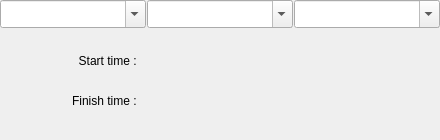
<?xml version="1.0" encoding="UTF-8"?>
<ui version="4.0">
 <class>PeriodEditor</class>
 <widget class="QSplitter" name="PeriodEditor">
  <property name="geometry">
   <rect>
    <x>0</x>
    <y>0</y>
    <width>440</width>
    <height>140</height>
   </rect>
  </property>
  <property name="windowTitle">
   <string>Period</string>
  </property>
  <property name="orientation">
   <enum>Qt::Vertical</enum>
  </property>
  <property name="handleWidth">
   <number>1</number>
  </property>
  <widget class="QSplitter" name="Splitter">
   <property name="orientation">
    <enum>Qt::Horizontal</enum>
   </property>
   <property name="handleWidth">
    <number>1</number>
   </property>
   <widget class="QComboBox" name="TimeType">
    <property name="minimumSize">
     <size>
      <width>0</width>
      <height>28</height>
     </size>
    </property>
    <property name="maximumSize">
     <size>
      <width>16777215</width>
      <height>28</height>
     </size>
    </property>
    <property name="toolTip">
     <string>Calendar type</string>
    </property>
    <property name="statusTip">
     <string>Calendar type</string>
    </property>
    <property name="whatsThis">
     <string>Calendar type</string>
    </property>
    <property name="editable">
     <bool>true</bool>
    </property>
   </widget>
   <widget class="QComboBox" name="PeriodType">
    <property name="minimumSize">
     <size>
      <width>0</width>
      <height>28</height>
     </size>
    </property>
    <property name="maximumSize">
     <size>
      <width>16777215</width>
      <height>28</height>
     </size>
    </property>
    <property name="toolTip">
     <string>Time period type</string>
    </property>
    <property name="statusTip">
     <string>Time period type</string>
    </property>
    <property name="whatsThis">
     <string>Time period type</string>
    </property>
    <property name="editable">
     <bool>true</bool>
    </property>
   </widget>
   <widget class="QComboBox" name="TimeZone">
    <property name="minimumSize">
     <size>
      <width>0</width>
      <height>28</height>
     </size>
    </property>
    <property name="maximumSize">
     <size>
      <width>16777215</width>
      <height>28</height>
     </size>
    </property>
    <property name="toolTip">
     <string>Time zone</string>
    </property>
    <property name="statusTip">
     <string>Time zone</string>
    </property>
    <property name="whatsThis">
     <string>Time zone</string>
    </property>
    <property name="editable">
     <bool>true</bool>
    </property>
   </widget>
  </widget>
  <widget class="QStackedWidget" name="Stacked">
   <widget class="QWidget" name="Period">
    <widget class="QLabel" name="labelStart">
     <property name="geometry">
      <rect>
       <x>0</x>
       <y>20</y>
       <width>140</width>
       <height>24</height>
      </rect>
     </property>
     <property name="text">
      <string>Start time : </string>
     </property>
     <property name="alignment">
      <set>Qt::AlignRight|Qt::AlignTrailing|Qt::AlignVCenter</set>
     </property>
    </widget>
    <widget class="QLabel" name="labelFinish">
     <property name="geometry">
      <rect>
       <x>0</x>
       <y>60</y>
       <width>140</width>
       <height>24</height>
      </rect>
     </property>
     <property name="text">
      <string>Finish time : </string>
     </property>
     <property name="alignment">
      <set>Qt::AlignRight|Qt::AlignTrailing|Qt::AlignVCenter</set>
     </property>
    </widget>
   </widget>
   <widget class="QWidget" name="Start">
    <widget class="QLabel" name="labelStartTime">
     <property name="geometry">
      <rect>
       <x>0</x>
       <y>40</y>
       <width>140</width>
       <height>24</height>
      </rect>
     </property>
     <property name="text">
      <string>Start time : </string>
     </property>
     <property name="alignment">
      <set>Qt::AlignRight|Qt::AlignTrailing|Qt::AlignVCenter</set>
     </property>
    </widget>
   </widget>
   <widget class="QWidget" name="Finish">
    <widget class="QLabel" name="labelFinishTime">
     <property name="geometry">
      <rect>
       <x>0</x>
       <y>40</y>
       <width>140</width>
       <height>24</height>
      </rect>
     </property>
     <property name="text">
      <string>Finish time : </string>
     </property>
     <property name="alignment">
      <set>Qt::AlignRight|Qt::AlignTrailing|Qt::AlignVCenter</set>
     </property>
    </widget>
   </widget>
   <widget class="QWidget" name="Spot">
    <widget class="QLabel" name="labelSpot">
     <property name="geometry">
      <rect>
       <x>0</x>
       <y>40</y>
       <width>140</width>
       <height>24</height>
      </rect>
     </property>
     <property name="text">
      <string>Time spot : </string>
     </property>
     <property name="alignment">
      <set>Qt::AlignRight|Qt::AlignTrailing|Qt::AlignVCenter</set>
     </property>
    </widget>
   </widget>
  </widget>
 </widget>
 <resources/>
 <connections>
  <connection>
   <sender>PeriodType</sender>
   <signal>currentIndexChanged(int)</signal>
   <receiver>PeriodEditor</receiver>
   <slot>PageChanged(int)</slot>
   <hints>
    <hint type="sourcelabel">
     <x>300</x>
     <y>13</y>
    </hint>
    <hint type="destinationlabel">
     <x>199</x>
     <y>149</y>
    </hint>
   </hints>
  </connection>
  <connection>
   <sender>TimeType</sender>
   <signal>currentIndexChanged(int)</signal>
   <receiver>PeriodEditor</receiver>
   <slot>PageChanged(int)</slot>
   <hints>
    <hint type="sourcelabel">
     <x>99</x>
     <y>13</y>
    </hint>
    <hint type="destinationlabel">
     <x>199</x>
     <y>149</y>
    </hint>
   </hints>
  </connection>
  <connection>
   <sender>TimeZone</sender>
   <signal>currentIndexChanged(int)</signal>
   <receiver>PeriodEditor</receiver>
   <slot>TimeZoneChanged(int)</slot>
   <hints>
    <hint type="sourcelabel">
     <x>366</x>
     <y>13</y>
    </hint>
    <hint type="destinationlabel">
     <x>219</x>
     <y>69</y>
    </hint>
   </hints>
  </connection>
 </connections>
</ui>
